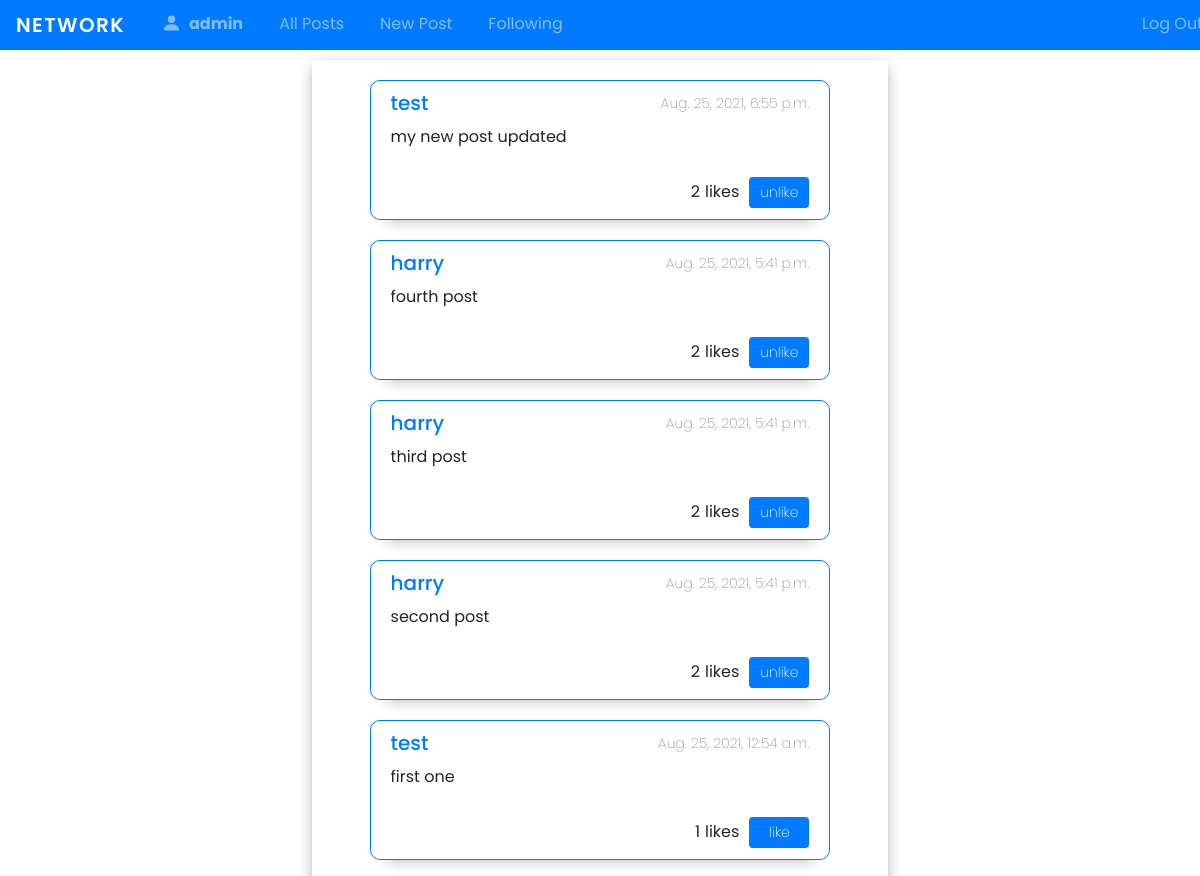
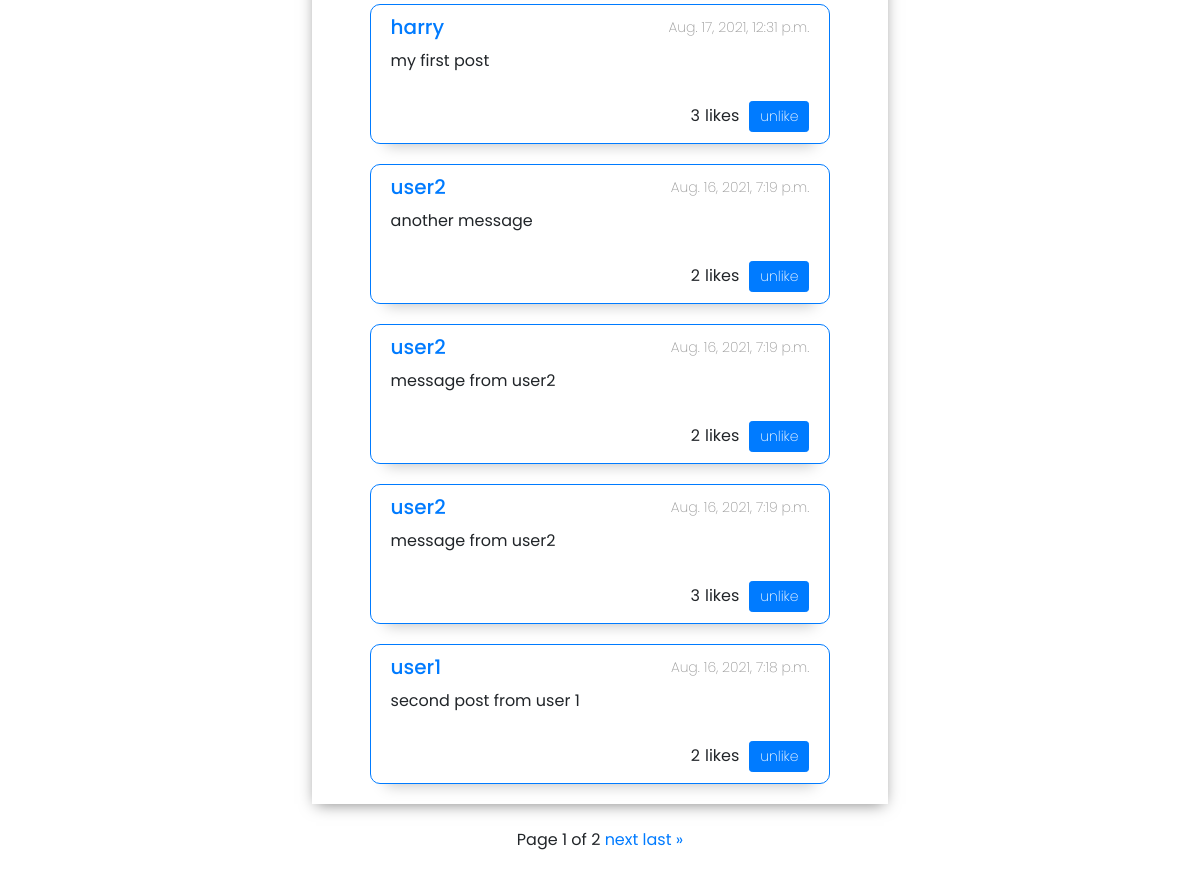
Screenshot of / (signed in) with the database file from the repository (2 pictures, top to bottom).
### network/models.py (models this page shows, shortened)
class User(AbstractUser):
    image = models.ImageField(upload_to='images',  default='images/user.png')
    following = models.ManyToManyField(
        "self", blank=True, related_name="followers", symmetrical=False
    )
    def __str__(self):
        return f"{self.username}"

class Post(models.Model):
    user = models.ForeignKey("User", on_delete=models.CASCADE)
    text = models.TextField(max_length=500)
    timestamp = models.DateTimeField(auto_now_add=True)
    liked = models.ManyToManyField(User, blank=True, related_name='likes')
    def total_likes(self):
        return self.liked.all().count()

### network/views.py (the view)
# urls.py: path("", views.index, name="index"),
def index(request):
    user = request.user
    posts = Post.objects.order_by('-timestamp')
    paginator = Paginator(posts, 10)
    page_number = request.GET.get('page')
    page_obj = paginator.get_page(page_number)
    return render(request, "network/index.html", {
        "posts": page_obj,
        "userInfo": user,
        "profile": user,
    })

### network/templates/network/index.html (shortened to what this page needs)
{% extends "network/layout.html" %}
{% block body %}
<div class="wrapper">
    <div class="main-section">
        {% for post in posts %}
        <div class="post-body">
            <div class="post-body-header">
                {% if user.is_authenticated %}
                <a href="{% url 'user_info' post.user.id %}">
                    <h5>{{post.user}}</h5>
                </a>
                {% else %}
                <a href="{% url 'login'  %}">
                    <h5>{{post.user}}</h5>
                </a>
                {% endif %}
                <p>{{post.timestamp}}</p>
            </div>
            <p class="post-body-text">{{post.text}}</p>
            <div class="post-buttons">
                <div class="post-likes">
                    <div class="post-body-likes like-count{{post.id}}">{{post.total_likes}}</div>
                    <div>likes</div>
                </div>
                <form action="{% url 'like-post-view' %}" method="POST" class="like-form" id="{{post.id}}">
                    {% if user.is_authenticated %}
                    <button id="like-btn" class="like-btn{{post.id}} btn btn-primary btn-sm" type="submit">
                        {% if profile not in post.liked.all %}
                        like
                        {% else %}
                        unlike
                        {% endif %}
                    </button>
                    {% endif %}
                </form>
            </div>
        </div>
        {% endfor %}
    </div>
</div>
{% endblock %}

### network/templates/network/layout.html (shortened to what this page needs)
{% load static %}
<!DOCTYPE html>
<html lang="en">
<head>
    <link rel="stylesheet" href="https://stackpath.bootstrapcdn.com/bootstrap/4.4.1/css/bootstrap.min.css"
>
    <link rel="stylesheet" href="https://cdn.jsdelivr.net/npm/bootstrap-icons@1.5.0/font/bootstrap-icons.css">
    <link href="{% static 'network/styles.css' %}" rel="stylesheet">
</head>
<body>
    <nav class="navbar navbar-expand-md navbar-dark bg-primary">
        <a class="navbar-brand" href="#">Network</a>
        <div>
            <ul class="navbar-nav mr-auto">
                {% if user.is_authenticated %}
                <li class="nav-item">
                    <a class="nav-link" href="{% url 'user_info' user.id %}"><svg xmlns="http://www.w3.org/2000/svg"
                            width="16" height="16" fill="currentColor" class="bi bi-person-fill" viewBox="0 0 16 16">
                            <path d="M3 14s-1 0-1-1 1-4 6-4 6 3 6 4-1 1-1 1H3zm5-6a3 3 0 1 0 0-6 3 3 0 0 0 0 6z" />
                        </svg><strong>{{user.username}}</strong></a>
                </li>
                {% endif %}
                <div class="navbar-body">
                    <li class="nav-item">
                        <a class="nav-link" href="{% url 'index' %}">All Posts</a>
                    </li>
                </div>
                {% if user.is_authenticated %}
                <div class="navbar-body">
                    <li class="nav-item">
                        <a class="nav-link" href="{% url 'newpost' %}">New Post</a>
                    </li>
                </div>
                <div class="navbar-body">
                    <li class="nav-item">
                        <a class="nav-link" href="{% url 'following' user.id %}">Following</a>
                    </li>
                </div>
                <li class="nav-item">
                    <a class="nav-link" href="{% url 'logout' %}">Log Out</a>
                </li>
                {% endif %}
            </ul>
        </div>
    </nav>
    <div class="body">
        {% block body %}
        {% endblock %}
        {% if posts.paginator.num_pages > 1 %}
        <div class="container p-4">
            <div class="pagination justify-content-center">
                <span class="step-links">
                    <span class="current">
                        Page {{ posts.number }} of {{ posts.paginator.num_pages }}
                    </span>
                    {% if posts.has_next %}
                    <a href="?page={{ posts.next_page_number }}">next</a>
                    <a href="?page={{ posts.paginator.num_pages }}">last &raquo;</a>
                    {% endif %}
                </span>
            </div>
        </div>
        {% endif %}
    </div>
</body>
</html>

### network/static/network/styles.css (style rules this page uses)
*, *::after, *::before { margin: 0; padding: 0; box-sizing: border-box; font-family: 'Poppins', sans-serif; }
body { overflow-x: hidden; }
.navbar { width: 100%; height: 50px; }
.navbar-brand { text-transform: uppercase; font-weight: 600; letter-spacing: 1.4px; }
.navbar-nav { display: flex; width: 90vw; }
.navbar-body:last-of-type { flex: 1; }
.nav-item { padding: 0 10px; }
.nav-link > svg { width: 25px; height: 25px; margin-right: 5px; padding-bottom: 5px; }
.wrapper { width: 80vw; min-height: calc(100vh - 60px); margin: 10px auto 0; display: flex; justify-content: center; }
.main-section { width: 60%; height: 100%; box-shadow: 0px 4px 15px -4px rgba(0,0,0,0.5); }
.post-body { width: 80%; border: 1px solid #007bff; border-radius: 10px; margin: 20px auto; -webkit-box-shadow: 0px 17px 14px -16px rgba(0,0,0,0.25); box-shadow: 0px 17px 14px -16px rgba(0,0,0,0.25); }
.post-body-header { display: flex; justify-content: space-between; align-items: center; padding: 10px 20px; }
.post-body-header > a { text-decoration: none; }
.post-body-header > a > h5 { margin-bottom: 0; }
.post-body-header > p { font-size: 14px; font-weight: 200; color: #999; margin-bottom: 0; }
.post-body-text { font-size: 16px; padding: 0 20px; width: 90%; }
.post-likes { display: flex; align-items: center; margin-right: 10px; flex: 1; font-weight: 400; }
.post-body-likes { width: 35%; margin-left: auto; margin-right: 0; padding: 5px 5px 5px 15px; text-align: right; }
.post-buttons { display: flex; padding: 10px 20px; align-items: center; justify-content: flex-end; }
#like-btn { width: 60px !important; font-weight: 200 !important; }

### rows the page displays
User: username "admin"
Post: user "test", timestamp "Aug. 25, 2021, 6:55 p.m.", text "my new post updated", total_likes "2", shows "unlike"
Post: user "harry", timestamp "Aug. 25, 2021, 5:41 p.m.", text "fourth post", total_likes "2", shows "unlike"
Post: user "harry", timestamp "Aug. 25, 2021, 5:41 p.m.", text "third post", total_likes "2", shows "unlike"
Post: user "harry", timestamp "Aug. 25, 2021, 5:41 p.m.", text "second post", total_likes "2", shows "unlike"
Post: user "test", timestamp "Aug. 25, 2021, 12:54 a.m.", text "first one", total_likes "1"
Post: user "harry", timestamp "Aug. 17, 2021, 12:31 p.m.", text "my first post", total_likes "3", shows "unlike"
Post: user "user2", timestamp "Aug. 16, 2021, 7:19 p.m.", text "another message", total_likes "2", shows "unlike"
Post: user "user2", timestamp "Aug. 16, 2021, 7:19 p.m.", text "message from user2", total_likes "2", shows "unlike"
Post: user "user2", timestamp "Aug. 16, 2021, 7:19 p.m.", text "message from user2", total_likes "3", shows "unlike"
Post: user "user1", timestamp "Aug. 16, 2021, 7:18 p.m.", text "second post from user 1", total_likes "2", shows "unlike"

### other values shown
{{ posts.number }} "1"
{{ posts.paginator.num_pages }} "2"
